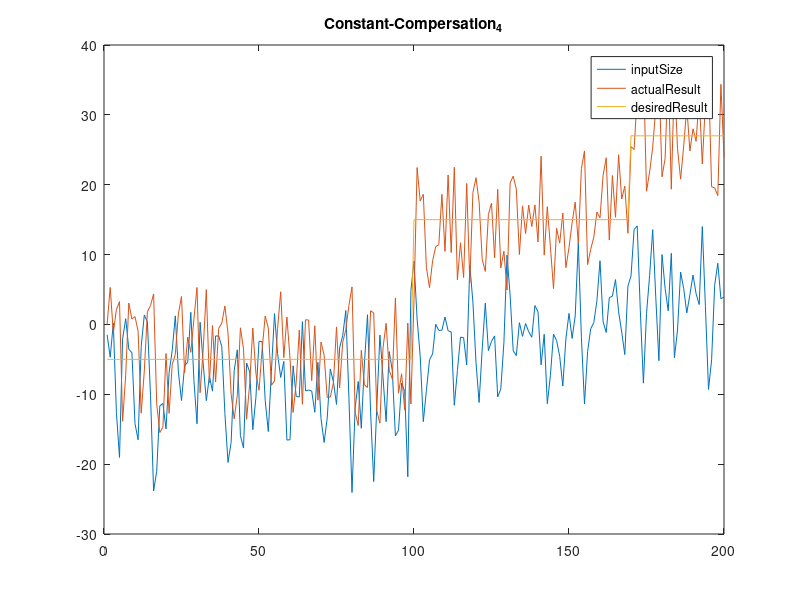

MATLAB code to generate this figure: (Note: this script raises an error after producing the figure.)
%clear all;                    clc;                
n1=1;                          n2=10;                nu = 10; 
a1=-0.4493;                    b1= 1.3767;           d6 = 0.1;                                                       
benda=load('bankX.mat');       d=zeros(1,7);         ref=ones(1,9);  
%=========================================================================
v=benda.z2;                                          
for k=1:300
ref(k)=-5;  if (k>=050) ref(k)=-5;  end
            if (k>=100) ref(k)=15;  end
            if (k>=170) ref(k)=27;  end
end

%*************************************************************************
B=1;                       f0=1-a1;           f1=a1;
x=[f0 f1 b1];              G=b1;                  
N=d6;                                         NS=-d6;

for i=1:(n2-1)
R=f0;                                         B=[B R];          
f0=f1+R*(1-a1);                               f1=R*(a1); 
G=[G;b1*B(i+1)+b1*B(i)]; 
N=[N;d6*B(i+1)+d6*B(i)];                      NS=[NS;-d6*B(i+1)-d6*B(i)];
x=[x;f0 f1 b1*B(i+1)];
end

for j=1:(n2-1)
G=[G [zeros(j,1);G(1:(length(G)-j),1)]];
N=[N [zeros(j,1);N(1:(length(N)-j),1)]];
end

for j=1:(1)
NS=[NS [zeros(j,1);0*NS(1:(length(NS)-j),1)]];
end

x=x(n1:n2,:);
G=G(n1:n2,:);

%***********************************************************************

for k=1:200
z(k)=k;
west3=N*[v((k+n1-1):(k+n2-1))'];       % DisturbanceInjecktor
east3=NS*[100 ; 100];                  % DisturbanceMeasurering_CONSTANT
costfunction=(inv(G'*G+0.01*eye(size(G'*G)))*G');
y(k)=-a1*d(1)+b1*d(4)+d6*d(6);
duw=costfunction*([ref((k+n1):(k+n2))']-x*[y(k);d(1);0]...
    -west3-east3);
% HMatrix*(Ref(1)-actualPoints(2)-Disturbs(2)-InverseDisturbs(4))
du(k)=duw(1);
d(2)=d(1);
d(1)=y(k);
d(3)=du(k);

u(k)=d(4)+du(k);
d(5)=d(4);  d(4)=u(k);
d(7)=d(6);  d(6)=v(k);
end
loss=ref(1:200)-y;XA=0;XB=0;
for k=1:199
    XA=XA+loss(k)^2;
    XB=XB+(u(k+1)-u(k))^2;
end
errSize=sqrt(XA)
inputSize=sqrt(XB)
disp('*************************ConstantCompersation*********')
figure;                                 plot(z,u,z,y,z,ref(1:200));
legend('inputSize','actualResult','desiredResult', 'location', 'best')
title('Constant-Compersation_4');
KoefficientsOfDiofant_x_G_NS =[x G NS]; DsturbedZ






